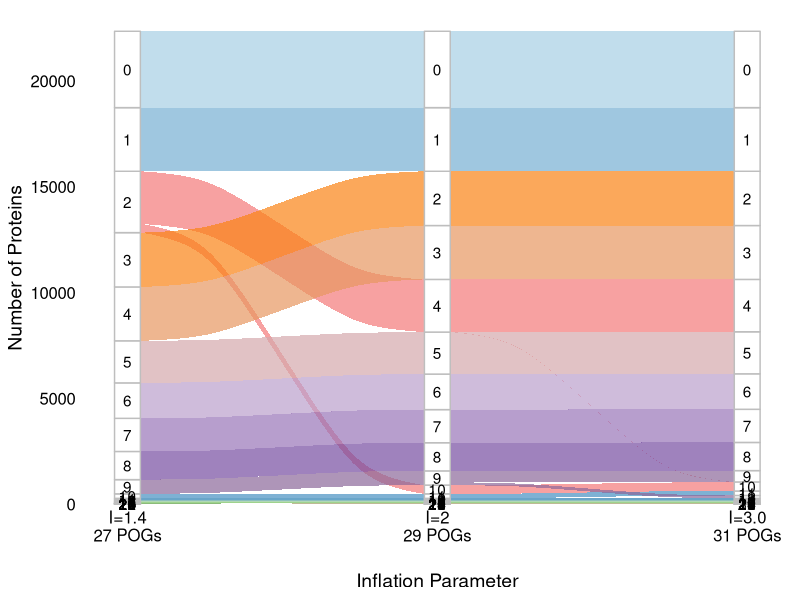
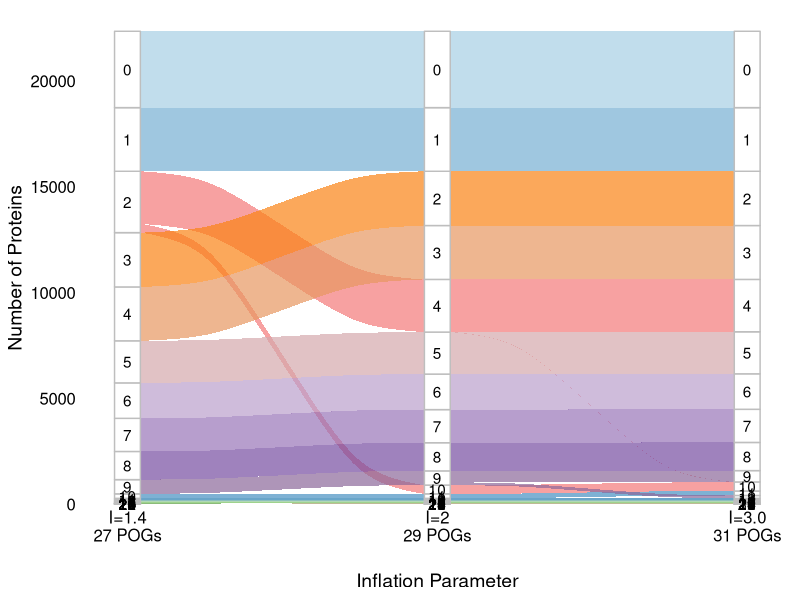
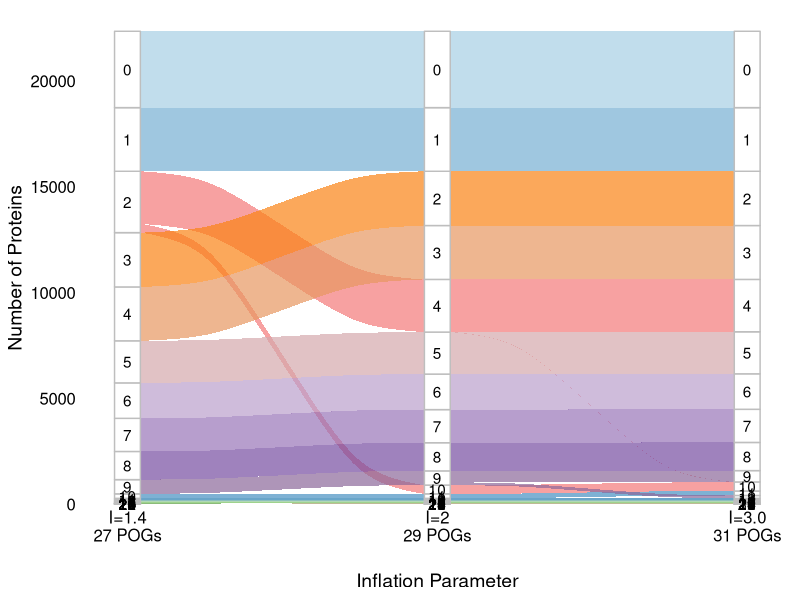

Write R code to recreate these figures, in order.
# Load necessary libraries  
library(dplyr)
library(ggalluvial)
library(ggplot2)
# Read data
mcl_1 <- read.csv('data/figure2/mcl_1.4.csv')
mcl_2 <- read.csv('data/figure2/mcl_2.0.csv')
mcl_3 <- read.csv('data/figure2/mcl_3.0.csv')

# Rename columns to avoid conflicts
colnames(mcl_1) <- c("protein", "pog_I1.4")
colnames(mcl_2) <- c("protein", "pog_I2.0") 
colnames(mcl_3) <- c("protein", "pog_I3.0")

# Merge data
dat <- mcl_1 %>%
  left_join(mcl_2, by = 'protein') %>%
  left_join(mcl_3, by = 'protein') %>%
  group_by(pog_I1.4, pog_I2.0, pog_I3.0) %>%
  dplyr::summarize(size = n(), .groups = 'drop')

my_colors <- c("#A6CEE3", "#76AFD2", "#4690C1", "#287EB1", "#5CA3A2", 
               "#90C793", "#A1D67D", "#74C05C", "#47AA3B", "#599E41", 
               "#A09C67", "#E79A8E", "#F47878", "#EC4B4C", "#E31E20", 
               "#EB4F36", "#F48954", "#FDBC6B", "#FDA644", "#FE8F1C", 
               "#F98314", "#E79660", "#D4A8AC", "#BA9FCC", "#9875B7", 
               "#764CA1", "#8B6899", "#C0AD99", "#F5F299", "#E8CE78", 
               "#CC9350", "#B15928")

# Create Sankey diagram
ggplot(dat, aes(axis1 = pog_I1.4, axis2 = pog_I2.0, axis3 = pog_I3.0, y = size)) +
  geom_alluvium(aes(fill = as.character(pog_I1.4)), width = 1/12, alpha = 0.7) +
  scale_fill_manual(values = my_colors, guide = "none") +
  geom_stratum(width = 1/12, color = "grey") +
  geom_text(stat = "stratum", aes(label = after_stat(stratum))) +
  scale_x_continuous(
    breaks = 1:3, 
    labels = c(
      paste0("I=1.4\n", length(unique(dat$pog_I1.4)), ' POGs'), 
      paste0("I=2\n", length(unique(dat$pog_I2.0)), ' POGs'), 
      paste0("I=3.0\n", length(unique(dat$pog_I3.0)), ' POGs')
    )
  ) +
  labs(x = "Inflation Parameter", y = "Number of Proteins") +
  theme_minimal() +
  theme(
    legend.position = 'none', 
    panel.grid = element_blank(),
    
    # --- Key modifications ---
    # size = 12 can be adjusted as needed; larger numbers mean larger text
    # face = "bold" can be used for bold text
    axis.text.x = element_text(size = 12,color = "black",vjust = 7),
    axis.text.y = element_text(size = 12,color = "black"),
    # If you want to change the size of the x-axis title (Inflation Parameter) as well:
    axis.title.x = element_text(size = 14),
    axis.title.y = element_text(size = 14)
    # ------------------
  )

ggsave(file.path("outputs/Figure2", "Figure2C_Sankey_MCL_Inflation.png"), width=10, height=10, dpi=300)
ggsave(file.path("outputs/Figure2", "Figure2C_Sankey_MCL_Inflation.pdf"), width=10, height=10, dpi=300)
